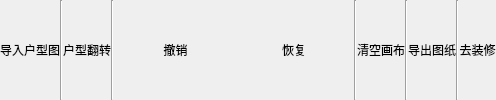
            <widget class="QWidget" name="buttonsWidget" native="true">
             <property name="sizePolicy">
              <sizepolicy hsizetype="Preferred" vsizetype="Fixed">
               <horstretch>0</horstretch>
               <verstretch>0</verstretch>
              </sizepolicy>
             </property>
             <property name="minimumSize">
              <size>
               <width>0</width>
               <height>50</height>
              </size>
             </property>
             <layout class="QHBoxLayout" name="horizontalLayout">
              <property name="spacing">
               <number>0</number>
              </property>
              <property name="leftMargin">
               <number>0</number>
              </property>
              <property name="topMargin">
               <number>0</number>
              </property>
              <property name="rightMargin">
               <number>0</number>
              </property>
              <property name="bottomMargin">
               <number>0</number>
              </property>
              <item>
               <widget class="QPushButton" name="importHomeImage">
                <property name="sizePolicy">
                 <sizepolicy hsizetype="Preferred" vsizetype="Preferred">
                  <horstretch>0</horstretch>
                  <verstretch>0</verstretch>
                 </sizepolicy>
                </property>
                <property name="font">
                 <font>
                  <family>微软雅黑</family>
                  <pointsize>9</pointsize>
                  <weight>50</weight>
                  <bold>false</bold>
                  <stylestrategy>PreferDefault</stylestrategy>
                  <kerning>true</kerning>
                 </font>
                </property>
                <property name="focusPolicy">
                 <enum>Qt::StrongFocus</enum>
                </property>
                <property name="contextMenuPolicy">
                 <enum>Qt::DefaultContextMenu</enum>
                </property>
                <property name="layoutDirection">
                 <enum>Qt::LeftToRight</enum>
                </property>
                <property name="autoFillBackground">
                 <bool>false</bool>
                </property>
                <property name="styleSheet">
                 <string notr="true">#importHomeImage {
border-radius: 0
}</string>
                </property>
                <property name="text">
                 <string>导入户型图</string>
                </property>
                <property name="icon">
                 <iconset resource="../../res.qrc">
                  <normaloff>:/images/import_image</normaloff>:/images/import_image</iconset>
                </property>
                <property name="iconSize">
                 <size>
                  <width>32</width>
                  <height>32</height>
                 </size>
                </property>
                <property name="checkable">
                 <bool>false</bool>
                </property>
                <property name="autoRepeat">
                 <bool>false</bool>
                </property>
                <property name="autoExclusive">
                 <bool>false</bool>
                </property>
                <property name="autoDefault">
                 <bool>false</bool>
                </property>
                <property name="default">
                 <bool>false</bool>
                </property>
                <property name="flat">
                 <bool>true</bool>
                </property>
               </widget>
              </item>
              <item>
               <widget class="Line" name="line_4">
                <property name="orientation">
                 <enum>Qt::Vertical</enum>
                </property>
               </widget>
              </item>
              <item>
               <widget class="QPushButton" name="modelFlip">
                <property name="sizePolicy">
                 <sizepolicy hsizetype="Preferred" vsizetype="Preferred">
                  <horstretch>0</horstretch>
                  <verstretch>0</verstretch>
                 </sizepolicy>
                </property>
                <property name="font">
                 <font>
                  <family>微软雅黑</family>
                  <pointsize>9</pointsize>
                 </font>
                </property>
                <property name="styleSheet">
                 <string notr="true">#modelFlip {border-radius: 0}</string>
                </property>
                <property name="text">
                 <string>户型翻转</string>
                </property>
                <property name="icon">
                 <iconset resource="../../res.qrc">
                  <normaloff>:/images/flip</normaloff>:/images/flip</iconset>
                </property>
                <property name="iconSize">
                 <size>
                  <width>32</width>
                  <height>32</height>
                 </size>
                </property>
                <property name="flat">
                 <bool>true</bool>
                </property>
               </widget>
              </item>
              <item>
               <widget class="Line" name="line_3">
                <property name="orientation">
                 <enum>Qt::Vertical</enum>
                </property>
               </widget>
              </item>
              <item>
               <widget class="QPushButton" name="undo">
                <property name="sizePolicy">
                 <sizepolicy hsizetype="Fixed" vsizetype="Preferred">
                  <horstretch>0</horstretch>
                  <verstretch>0</verstretch>
                 </sizepolicy>
                </property>
                <property name="minimumSize">
                 <size>
                  <width>120</width>
                  <height>0</height>
                 </size>
                </property>
                <property name="font">
                 <font>
                  <family>微软雅黑</family>
                  <pointsize>9</pointsize>
                 </font>
                </property>
                <property name="styleSheet">
                 <string notr="true">#undo {border-radius: 0}</string>
                </property>
                <property name="text">
                 <string> 撤销</string>
                </property>
                <property name="icon">
                 <iconset resource="../../res.qrc">
                  <normaloff>:/images/undo</normaloff>:/images/undo</iconset>
                </property>
                <property name="iconSize">
                 <size>
                  <width>32</width>
                  <height>32</height>
                 </size>
                </property>
                <property name="flat">
                 <bool>true</bool>
                </property>
               </widget>
              </item>
              <item>
               <widget class="QPushButton" name="restore">
                <property name="sizePolicy">
                 <sizepolicy hsizetype="Fixed" vsizetype="Preferred">
                  <horstretch>0</horstretch>
                  <verstretch>0</verstretch>
                 </sizepolicy>
                </property>
                <property name="minimumSize">
                 <size>
                  <width>120</width>
                  <height>0</height>
                 </size>
                </property>
                <property name="font">
                 <font>
                  <family>微软雅黑</family>
                  <pointsize>9</pointsize>
                 </font>
                </property>
                <property name="styleSheet">
                 <string notr="true">#restore {border-radius: 0}</string>
                </property>
                <property name="text">
                 <string>恢复</string>
                </property>
                <property name="icon">
                 <iconset resource="../../res.qrc">
                  <normaloff>:/images/redo</normaloff>:/images/redo</iconset>
                </property>
                <property name="iconSize">
                 <size>
                  <width>32</width>
                  <height>32</height>
                 </size>
                </property>
                <property name="flat">
                 <bool>true</bool>
                </property>
               </widget>
              </item>
              <item>
               <widget class="Line" name="line_2">
                <property name="orientation">
                 <enum>Qt::Vertical</enum>
                </property>
               </widget>
              </item>
              <item>
               <widget class="QPushButton" name="clearAll">
                <property name="sizePolicy">
                 <sizepolicy hsizetype="Preferred" vsizetype="Preferred">
                  <horstretch>0</horstretch>
                  <verstretch>0</verstretch>
                 </sizepolicy>
                </property>
                <property name="font">
                 <font>
                  <family>微软雅黑</family>
                  <pointsize>9</pointsize>
                 </font>
                </property>
                <property name="styleSheet">
                 <string notr="true">#clearAll {border-radius: 0}</string>
                </property>
                <property name="text">
                 <string>清空画布</string>
                </property>
                <property name="icon">
                 <iconset resource="../../res.qrc">
                  <normaloff>:/images/brush</normaloff>:/images/brush</iconset>
                </property>
                <property name="iconSize">
                 <size>
                  <width>32</width>
                  <height>32</height>
                 </size>
                </property>
                <property name="flat">
                 <bool>true</bool>
                </property>
               </widget>
              </item>
              <item>
               <widget class="Line" name="line">
                <property name="lineWidth">
                 <number>1</number>
                </property>
                <property name="midLineWidth">
                 <number>0</number>
                </property>
                <property name="orientation">
                 <enum>Qt::Vertical</enum>
                </property>
               </widget>
              </item>
              <item>
               <widget class="QPushButton" name="exportImage">
                <property name="sizePolicy">
                 <sizepolicy hsizetype="Preferred" vsizetype="Preferred">
                  <horstretch>0</horstretch>
                  <verstretch>0</verstretch>
                 </sizepolicy>
                </property>
                <property name="minimumSize">
                 <size>
                  <width>0</width>
                  <height>0</height>
                 </size>
                </property>
                <property name="font">
                 <font>
                  <family>微软雅黑</family>
                  <pointsize>9</pointsize>
                 </font>
                </property>
                <property name="styleSheet">
                 <string notr="true">#exportImage {border-radius: 0}</string>
                </property>
                <property name="text">
                 <string>导出图纸</string>
                </property>
                <property name="icon">
                 <iconset resource="../../res.qrc">
                  <normaloff>:/images/export_image</normaloff>:/images/export_image</iconset>
                </property>
                <property name="iconSize">
                 <size>
                  <width>32</width>
                  <height>32</height>
                 </size>
                </property>
                <property name="flat">
                 <bool>true</bool>
                </property>
               </widget>
              </item>
              <item>
               <widget class="Line" name="line_6">
                <property name="orientation">
                 <enum>Qt::Vertical</enum>
                </property>
               </widget>
              </item>
              <item>
               <widget class="QPushButton" name="switch3D">
                <property name="sizePolicy">
                 <sizepolicy hsizetype="Preferred" vsizetype="Preferred">
                  <horstretch>0</horstretch>
                  <verstretch>0</verstretch>
                 </sizepolicy>
                </property>
                <property name="minimumSize">
                 <size>
                  <width>0</width>
                  <height>0</height>
                 </size>
                </property>
                <property name="font">
                 <font>
                  <family>微软雅黑</family>
                  <pointsize>9</pointsize>
                 </font>
                </property>
                <property name="autoFillBackground">
                 <bool>false</bool>
                </property>
                <property name="styleSheet">
                 <string notr="true">#switch3D {border-radius: 0}</string>
                </property>
                <property name="text">
                 <string>去装修</string>
                </property>
                <property name="icon">
                 <iconset resource="../../res.qrc">
                  <normaloff>:/images/paint_icon</normaloff>:/images/paint_icon</iconset>
                </property>
                <property name="iconSize">
                 <size>
                  <width>32</width>
                  <height>32</height>
                 </size>
                </property>
                <property name="checkable">
                 <bool>false</bool>
                </property>
                <property name="autoDefault">
                 <bool>false</bool>
                </property>
                <property name="default">
                 <bool>false</bool>
                </property>
                <property name="flat">
                 <bool>true</bool>
                </property>
               </widget>
              </item>
             </layout>
            </widget>
